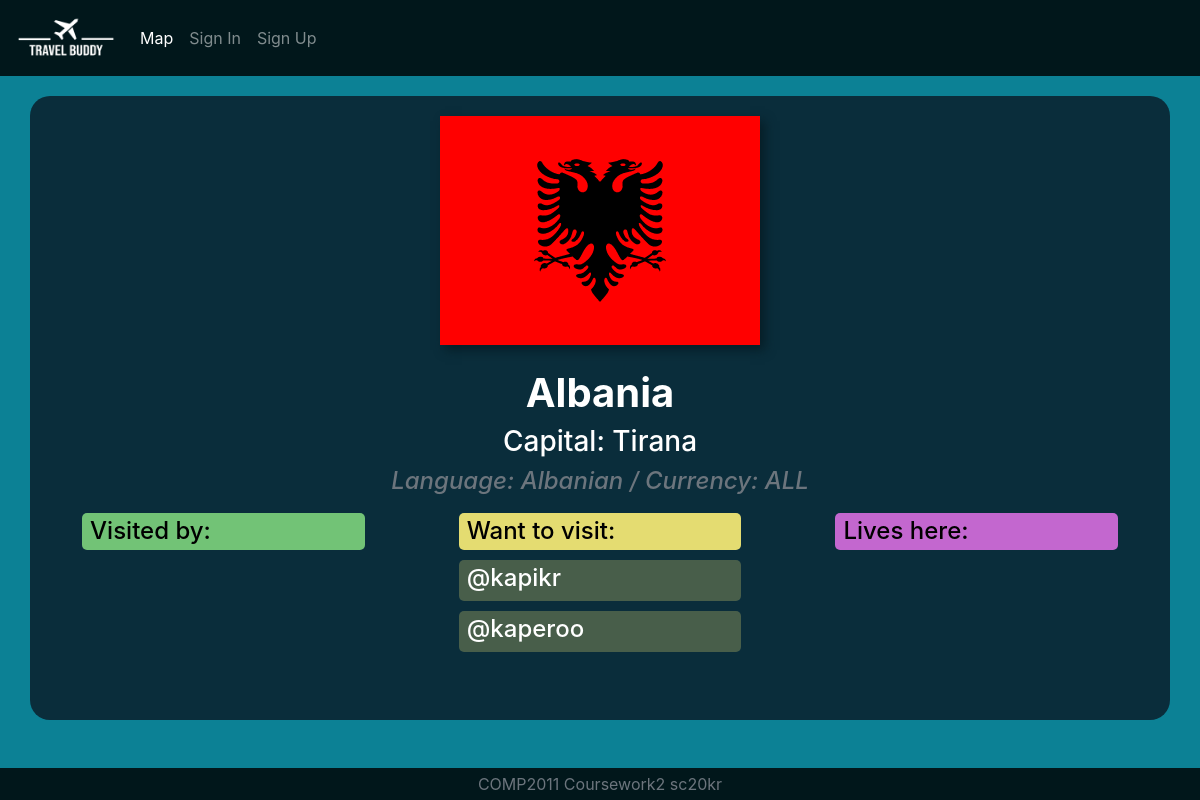
/country/Albania, run on an earlier commit of the app's database.
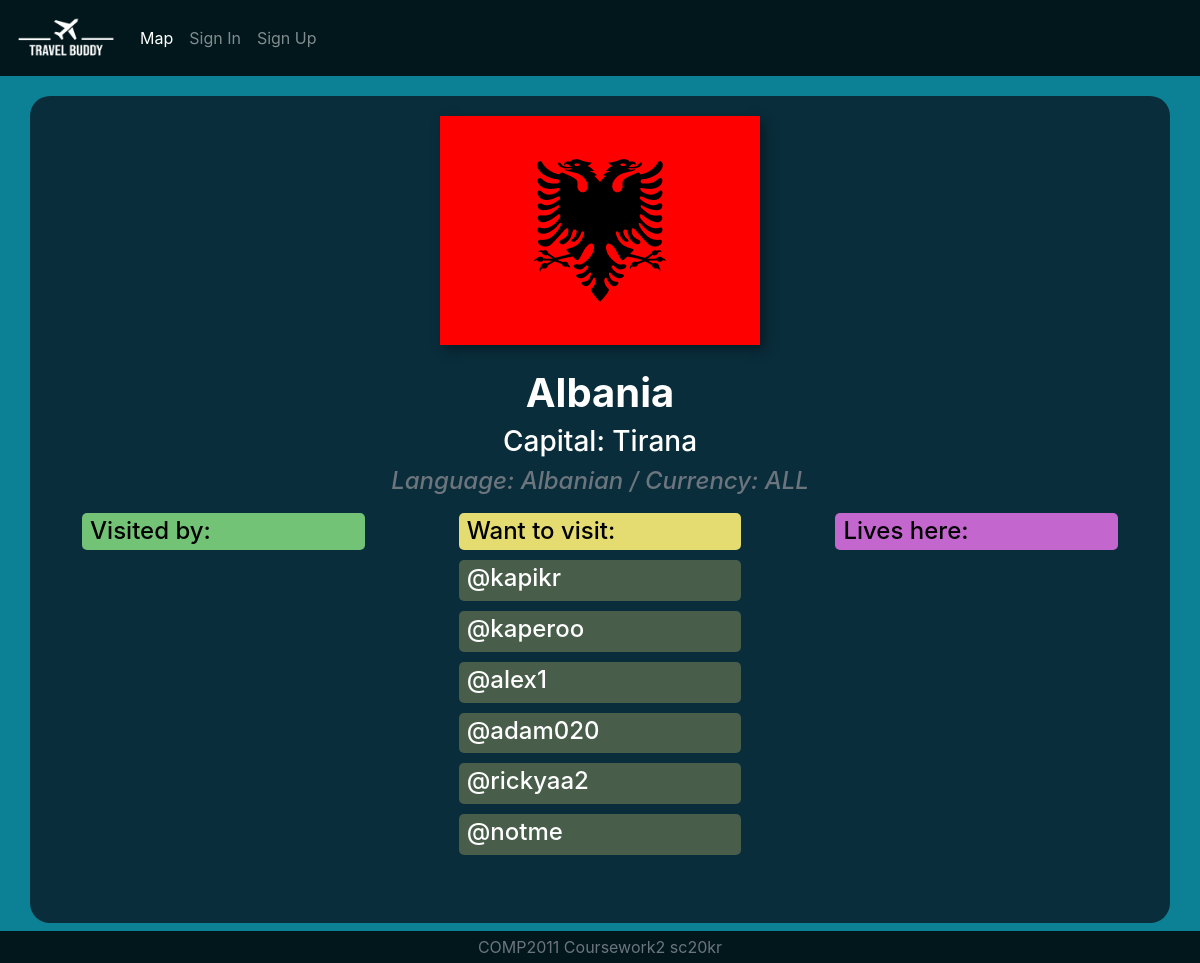
And on a later commit of the database.
### app/models.py (models this page shows)
class Country(db.Model):
    id = db.Column(db.Integer, primary_key=True)
    name = db.Column(db.String(50), unique=True, nullable=False)
    capital = db.Column(db.String(20), nullable=False)
    lat = db.Column(db.String(120))
    lang = db.Column(db.String(120))
    language = db.Column(db.String(120), nullable=False)
    currency = db.Column(db.String(20), nullable=False)
    citizens = db.relationship('User', backref='livesin', lazy='dynamic')

class User(db.Model, UserMixin):
    id = db.Column(db.Integer, primary_key=True)
    name = db.Column(db.String(64),nullable=False)
    username = db.Column(db.String(20), unique=True, nullable=False)
    password = db.Column(db.String(60), nullable=False)
    email = db.Column(db.String(120), unique=True, nullable=False)
    isAdmin = db.Column(db.Boolean, default=False)
    profilePicture = db.Column(db.String(20), nullable=False, default='default.jpg')
    country = db.Column(db.Integer, db.ForeignKey('country.id'))
    visitedCountries = db.relationship('Country', secondary = visitors, backref=db.backref('visitors'), lazy='dynamic')
    bucketList = db.relationship('Country', secondary = futureVisitors, backref=db.backref('futureVisitors'), lazy='dynamic')

### app/views.py (the view)
@app.route('/country/<country>', methods=['GET', 'POST'])
def country(country):
    c = Country.query.filter_by(name=country).first()
    imageFile = url_for('static', filename='flags/' + c.name + '.png')
    return render_template('country.html',
                            title=c.name,
                            c=c,
                            imageFile=imageFile)

### app/templates/country.html (shortened to what this page needs)
{% extends "base.html" %}
{% block content %}
<!doctype html>
<html lang="en">
    <head>
    </head>
    <body>
<div class="container ctry">
    <div class="row justify-content-center">
        <img src="{{imageFile}}" alt="{{c.name}} flag" class="img-fluid mb-4 flaga"></img>
    </div>
    <div class="row justify-content-center">
        <h1 id="countryName"><b>{{c.name}}</b></h1>
    </div>
    <div class="row justify-content-center">
        <h3>Capital: {{c.capital}}</h3>
    </div>
    <div class="row justify-content-center">
        <h4 class="text-secondary"><em>Language: {{c.language}} / Currency: {{c.currency}}</em></h4>
    </div>
    <div class="row justify-content-center">
        <div class="col-md-3 col-sm-12 mb-5 cols">
            <div class="row visp d-flex flex-row align-items-center pt-1 pb-1">
                <h4 class="mb-0 pl-2">Visited by:</h4>
            </div>
        </div>
        <div class="col-md-3 col-sm-12 offset-md-1 mb-5 cols">
            <div class="row d-flex flex-row align-items-center pt-1 pb-1 fvisp">
                <h4 class="mb-0 pl-2"> Want to visit:</h4>
            </div>
            {% for fv in c.futureVisitors %}
            <div class="row fvis pl-2 pt-1 ryellow user" id="{{fv.username}}">
                <h4>@{{fv.username}}</h4>
            </div>
            {% endfor %}
        </div>
        <div class="col-md-3 col-sm-12 offset-md-1 mb-5 cols">
            <div class="row livp d-flex flex-row align-items-center pt-1 pb-1">
                <h4 class="mb-0 pl-2">Lives here:</h4>
            </div>
        </div>
    </div>
</div>
    </body>
</html>
{% endblock %}

### app/templates/base.html (shortened to what this page needs)
<!DOCTYPE html>
<html>
<head>
    <link rel="stylesheet" href="https://stackpath.bootstrapcdn.com/bootstrap/4.2.1/css/bootstrap.min.css"
>
    <link rel="stylesheet" href="../static/style.css">
    <link rel="stylesheet" type="text/css" href="//cdnjs.cloudflare.com/ajax/libs/cookieconsent2/3.1.0/cookieconsent.min.css" />
</head>
<body>
    <nav class="navbar navbar-expand-lg navbar-dark">
        <a class="navbar-brand" href="/"><img src="../static/logo.png" width="100" height="50" alt="Uni Check List logo"></a>
        <div class="collapse navbar-collapse" id="navbarNavAltMarkup">
            <div class="navbar-nav">
                <a class="nav-item nav-link active" href="/">Map<span class="sr-only">(current)</span></a>
                {% if current_user.is_authenticated %}
                    <a class="nav-item nav-link" href="{{url_for('account')}}">Account</a>
                    <a class="nav-item nav-link" href="{{url_for('logout')}}">Logout</a>
                {% else %}
                    <a class="nav-item nav-link" href="{{url_for('login')}}">Sign In</a>
                    <a class="nav-item nav-link" href="{{url_for('register')}}">Sign Up</a>
                {% endif %}
            </div>
        </div>
    </nav>
    <div>
        {% block content %}{% endblock %}
    </div>
    <footer class="mt-auto py-1 fixed-bottom text-center">
        <div class="container">
          <span class="text-muted">COMP2011 Coursework2 sc20kr</span>
        </div>
    </footer>
</body>
</html>

### app/static/style.css (style rules this page uses)
body { background-color: #0c8195; height: 100vh; }
nav, footer { background-color: #01171b; }
.accinfo, .ctry { background-color: #0a2d3b; color: white; padding: 20px; margin-bottom: 40px; border-radius: 20px; margin-top: 20px; }
.flaga { box-shadow: 5px 5px 10px #061e27; }
.visp { margin-top: 10px; color: black; font-weight: bold; border-radius: 5px; background-color: #72c376; }
.fvisp { margin-top: 10px; color: black; font-weight: bold; border-radius: 5px; background-color: #e4dc71; }
.fvis { margin-top: 10px; border-radius: 5px; background-color: #e4dc7148; }
.livp { margin-top: 10px; color: black; font-weight: bold; border-radius: 5px; background-color: #c367cf; }
.rgreen, .ryellow, .rpurple { cursor: pointer; }
.cols { max-height: 400px; overflow: auto; }

What changed in the data, as far as the page shows it:
added User: username "alex1"
added User: username "adam020"
added User: username "rickyaa2"
added User: username "notme"
